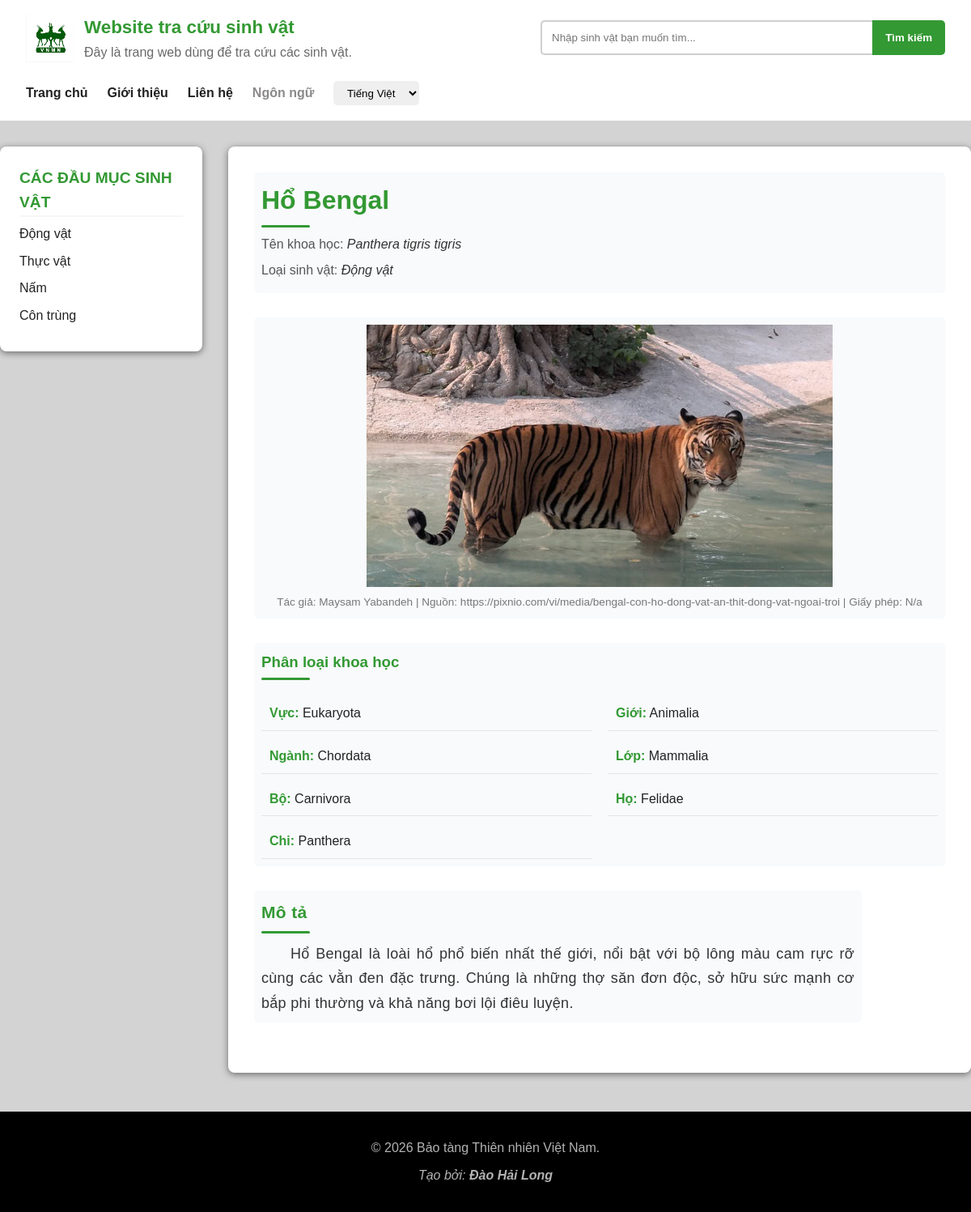
Screenshot of /sinh-vat/4 with the database file from the repository.
### tables this page shows
CREATE TABLE translations (
id INTEGER PRIMARY KEY AUTOINCREMENT,
creature_id INTEGER NOT NULL,
language VARCHAR(2) NOT NULL,
species VARCHAR(255) NOT NULL,
quick_summary TEXT NOT NULL,

FOREIGN KEY (creature_id) REFERENCES creatures(id),
UNIQUE (creature_id, language)
);

CREATE TABLE creatures (
    id INTEGER PRIMARY KEY AUTOINCREMENT,
    category VARCHAR(50) NOT NULL,
    era VARCHAR(50) NOT NULL,
    scientific_name VARCHAR(255) NOT NULL UNIQUE,
    taxonomic_domain VARCHAR(255) NOT NULL,
    taxonomic_kingdom VARCHAR(255) NOT NULL,
    taxonomic_phylum VARCHAR(255) NOT NULL,
    taxonomic_class VARCHAR(255) NOT NULL,
    taxonomic_order VARCHAR(255) NOT NULL,
    taxonomic_family VARCHAR(255) NOT NULL,
    taxonomic_genus VARCHAR(255) NOT NULL
);

CREATE TABLE images (
    id INTEGER PRIMARY KEY AUTOINCREMENT,
    creature_id INTEGER NOT NULL,
    photo TEXT NOT NULL,
    author VARCHAR(255) NOT NULL,
    license VARCHAR(255) NOT NULL,
    source VARCHAR(255) NOT NULL,
    alt_text TEXT NOT NULL,
    alt_text_en TEXT NOT NULL,

    FOREIGN KEY (creature_id) REFERENCES creatures(id)
);

### app.py (the view)
@app.route("/sinh-vat/<category>")
def creature_category(category):
    allowed_categories = {
        "animal",
        "plant",
        "fungus",
        "insects"
    }
    if category not in allowed_categories:
        return xin_loi("Không có đầu mục sinh vật đó")
    db = get_db()
    creatures = db.execute("""SELECT creatures.id, translations.species, creatures.scientific_name, images.photo, images.alt_text
                                FROM creatures
                                JOIN translations ON translations.creature_id = creatures.id
                                JOIN images ON images.creature_id = creatures.id
                                WHERE creatures.category = ? AND translations.language = 'vi'
                                ORDER BY translations.species""", (category,)).fetchall()
    return render_template("vi/sinh-vat.html", creatures=creatures, category=category)

### app.py (called while the page is built)
def get_db():
    db = getattr(g, "_database", None)
    if db == None:
        db = g._database = sqlite3.connect("animals.db")
        db.row_factory = sqlite3.Row
    return db

@app.teardown_appcontext
def close_connection(exception):
    db = getattr(g, "_database", None)
    if db != None:
        db.close()

@app.route("/sinh-vat/<int:creature_id>") # VIETNAMESE RESULT
def creature_info(creature_id):
    db = get_db()
    creature = db.execute(""" SELECT creatures.*, translations.*, images.*
                                FROM creatures
                                JOIN translations ON translations.creature_id = creatures.id
                                JOIN images ON images.creature_id = creatures.id
                                WHERE creatures.id = ?
                                AND translations.language = 'vi'
                                """, (creature_id,)).fetchone()
    if not creature:
        return xin_loi("Không tìm thấy sinh vật")
    return render_template("vi/ket-qua.html", creature=creature)

### templates/vi/ket-qua.html (shortened to what this page needs)
{% extends 'vi/layout.html' %}
{% block main %}
    <section class="main-content">
        <div class="header-species">
            <h2>{{ creature["species"] }}</h2>
            <p>
                Tên khoa học:
                <i>{{ creature["scientific_name"] }}</i>
            </p>
            <p>
                Loại sinh vật:
                <i>
                    {% if creature["category"] == "animal" %}
                        Động vật
                    {% elif creature["category"] == "plant" %}
                        Thực vật
                    {% elif creature["category"] == "fungus" %}
                        Nấm
                    {% elif creature["category"] == "insects" %}
                        Côn trùng
                    {% endif %}
                </i>
            </p>
        </div>
        <div class="photo">
            <img
                src="{{ url_for('static', filename=creature['photo']) }}"
                alt="{{ creature['alt_text'] }}"
            />
            <p>
                Tác giả: {{ creature["author"] }} | Nguồn: {{ creature["source"] }} | Giấy phép: {{ creature["license"] }}
            </p>
        </div>
        <div class="taxonomy">
            <h3>Phân loại khoa học</h3>
            <p><strong>Vực:</strong> {{ creature["taxonomic_domain"] }}</p>
            <p><strong>Giới:</strong> {{ creature["taxonomic_kingdom"] }}</p>
            <p><strong>Ngành:</strong> {{ creature["taxonomic_phylum"] }}</p>
            <p><strong>Lớp:</strong> {{ creature["taxonomic_class"] }}</p>
            <p><strong>Bộ:</strong> {{ creature["taxonomic_order"] }}</p>
            <p><strong>Họ:</strong> {{ creature["taxonomic_family"] }}</p>
            <p><strong>Chi:</strong> {{ creature["taxonomic_genus"] }}</p>
        </div>
        <div class="quick_summary">
            <h3>Mô tả</h3>
            <p>{{ creature["quick_summary"] }}</p>
        </div>
    </section>
{% endblock %}

### static/styles.css (style rules this page uses)
:root { --primary-color: #339933; --font-main: Arial, "Roboto", "Open Sans", "Montserrat", "Poppins", "Lora", sans-serif; --text-color: #222222; --background-color: #D3D3D3; --template-background-color: #f8fafc; }
* { border: 0; margin: 0; padding: 0; box-sizing: border-box; }
body { font-family: var(--font-main); line-height: 1.6; color: var(--text-color); background-color: var(--background-color); }
.main-content { background-color: white; padding: 2rem; border-radius: 8px; box-shadow: 0 2px 8px rgba(0,0,0,0.5); margin-top: 2rem; }
.main-content h2 { font-size: 1.5rem; color: var(--primary-color); margin-bottom: 1.5rem; position: relative; padding-bottom: 0.5rem; }
.main-content h2::after { content: ''; position: absolute; bottom: 0; left: 0; width: 60px; height: 3px; background-color: var(--primary-color); border-radius: 2px; }
.main-content { background-color: white; padding: 2rem; border-radius: 8px; box-shadow: 0 2px 8px rgba(0, 0, 0, 0.5); margin-top: 2rem; }
.main-content .photo { width: 100%; overflow: hidden; text-align: center; }
.main-content .photo img { display: block; max-width: 100%; max-height: 400px; width: auto; height: auto; margin: 0 auto 0.5rem; object-fit: contain; }
.header-species, .photo, .taxonomy, .quick_summary { background-color: var(--template-background-color); margin-bottom: 30px; padding: 8px; border: 1px solid var(--template-background-color); border-radius: 5px; transition: box-shadow 0.3s ease; }
.header-species h2 { font-size: 2rem; color: var(--primary-color); margin-bottom: 0.5rem; }
.header-species p { margin-bottom: 0.4rem; color: #555; }
.header-species i { color: #333; }
.photo p { font-size: 0.85rem; color: #777; }
.quick_summary { line-height: 1.7; font-size: 18px; letter-spacing: 0.3px; text-align: justify; max-width: 75ch; color: #333; }
.quick_summary p { text-indent: 2em; }
.taxonomy { display: grid; grid-template-columns: repeat(2, minmax(0, 1fr)); gap: 10px 20px; }
.taxonomy p { margin: 0; padding: 8px 10px; border-bottom: 1px solid #e5e5e5; }
.taxonomy strong { color: var(--primary-color); }
.quick_summary h3, .taxonomy h3 { color: var(--primary-color); margin-bottom: 10px; position: relative; padding-bottom: 8px; }
.quick_summary h3::after, .taxonomy h3::after { content: ''; position: absolute; bottom: 0; left: 0; width: 60px; height: 3px; background-color: var(--primary-color); border-radius: 2px; }
.taxonomy h3 { grid-column: 1 / -1; }

### rows the page displays
translations: species "Hổ Bengal", quick_summary "Hổ Bengal là loài hổ phổ biến nhất thế giới, nổi bật với bộ lông màu cam rực rỡ cùng các vằn đen đặc trưng. Chúng là những thợ săn đơn độc, sở hữu sức mạnh cơ bắp phi thường và khả năng bơi lội điêu luyện."
creatures: scientific_name "Panthera tigris tigris", taxonomic_domain "Eukaryota", taxonomic_kingdom "Animalia", taxonomic_phylum "Chordata", taxonomic_class "Mammalia", taxonomic_order "Carnivora", taxonomic_family "Felidae", taxonomic_genus "Panthera"
images: photo (picture), author "Maysam Yabandeh", source "https://pixnio.com/vi/media/bengal-con-ho-dong-vat-an-thit-dong-vat-ngoai-troi", license "N/a"
